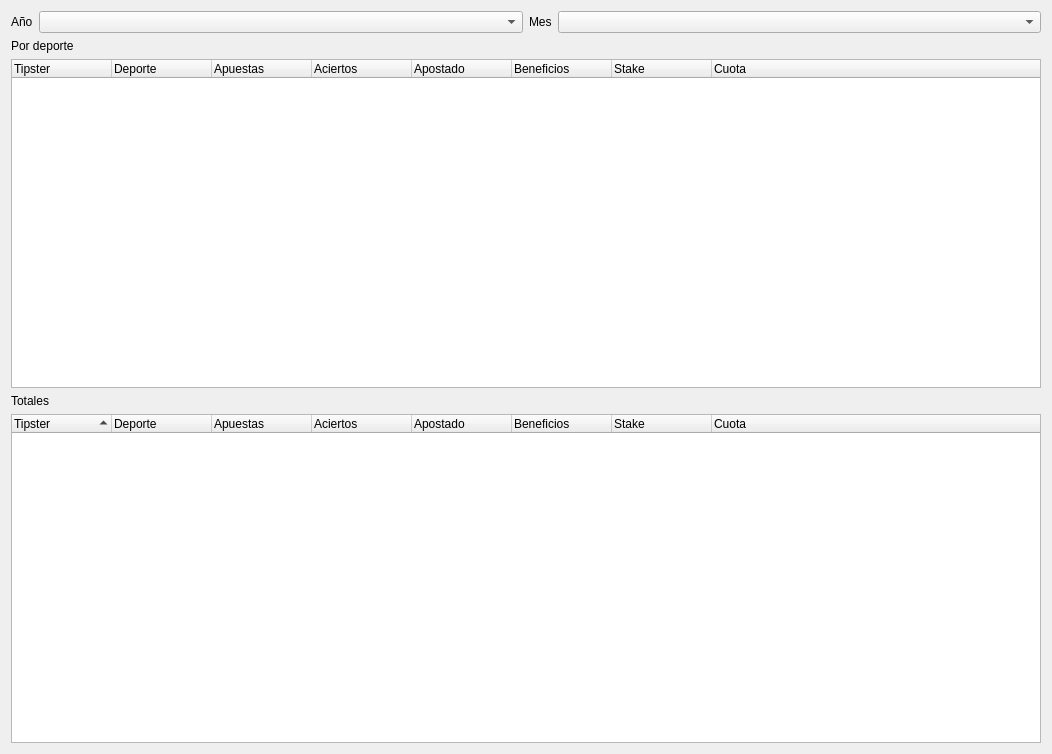
<?xml version="1.0" encoding="UTF-8"?>
<ui version="4.0">
 <class>Form</class>
 <widget class="QWidget" name="Form">
  <property name="geometry">
   <rect>
    <x>0</x>
    <y>0</y>
    <width>1052</width>
    <height>754</height>
   </rect>
  </property>
  <property name="windowTitle">
   <string>Form</string>
  </property>
  <layout class="QVBoxLayout" name="verticalLayout">
   <item>
    <layout class="QHBoxLayout" name="horizontalLayout_2">
     <item>
      <layout class="QFormLayout" name="formLayout_4">
       <item row="0" column="0">
        <widget class="QLabel" name="lblYear">
         <property name="text">
          <string>Año</string>
         </property>
        </widget>
       </item>
       <item row="0" column="1">
        <widget class="QComboBox" name="cmbYear"/>
       </item>
      </layout>
     </item>
     <item>
      <layout class="QFormLayout" name="formLayout_2">
       <item row="0" column="0">
        <widget class="QLabel" name="lblMonth">
         <property name="text">
          <string>Mes</string>
         </property>
        </widget>
       </item>
       <item row="0" column="1">
        <widget class="QComboBox" name="cmbMonth"/>
       </item>
      </layout>
     </item>
    </layout>
   </item>
   <item>
    <widget class="QLabel" name="lblTotalMonth">
     <property name="text">
      <string>Por deporte</string>
     </property>
    </widget>
   </item>
   <item>
    <widget class="QTreeWidget" name="treeMonth">
     <property name="locale">
      <locale language="English" country="UnitedStates"/>
     </property>
     <column>
      <property name="text">
       <string>Tipster</string>
      </property>
     </column>
     <column>
      <property name="text">
       <string>Deporte</string>
      </property>
     </column>
     <column>
      <property name="text">
       <string>Apuestas</string>
      </property>
     </column>
     <column>
      <property name="text">
       <string>Aciertos</string>
      </property>
     </column>
     <column>
      <property name="text">
       <string>Apostado</string>
      </property>
     </column>
     <column>
      <property name="text">
       <string>Beneficios</string>
      </property>
     </column>
     <column>
      <property name="text">
       <string>Stake</string>
      </property>
     </column>
     <column>
      <property name="text">
       <string>Cuota</string>
      </property>
     </column>
    </widget>
   </item>
   <item>
    <widget class="QLabel" name="lblTotal">
     <property name="text">
      <string>Totales</string>
     </property>
    </widget>
   </item>
   <item>
    <widget class="QTreeWidget" name="treeTotal">
     <property name="locale">
      <locale language="English" country="UnitedStates"/>
     </property>
     <property name="selectionMode">
      <enum>QAbstractItemView::SingleSelection</enum>
     </property>
     <property name="sortingEnabled">
      <bool>true</bool>
     </property>
     <column>
      <property name="text">
       <string>Tipster</string>
      </property>
     </column>
     <column>
      <property name="text">
       <string>Deporte</string>
      </property>
     </column>
     <column>
      <property name="text">
       <string>Apuestas</string>
      </property>
     </column>
     <column>
      <property name="text">
       <string>Aciertos</string>
      </property>
     </column>
     <column>
      <property name="text">
       <string>Apostado</string>
      </property>
     </column>
     <column>
      <property name="text">
       <string>Beneficios</string>
      </property>
     </column>
     <column>
      <property name="text">
       <string>Stake</string>
      </property>
     </column>
     <column>
      <property name="text">
       <string>Cuota</string>
      </property>
     </column>
    </widget>
   </item>
  </layout>
 </widget>
 <resources/>
 <connections/>
</ui>
